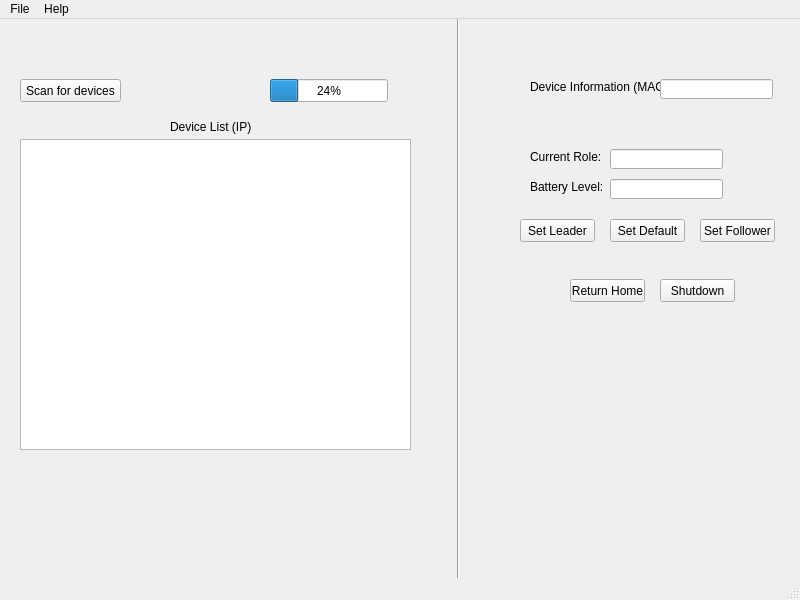
<?xml version="1.0" encoding="UTF-8"?>
<ui version="4.0">
 <class>RegistrationWindow</class>
 <widget class="QMainWindow" name="RegistrationWindow">
  <property name="geometry">
   <rect>
    <x>0</x>
    <y>0</y>
    <width>800</width>
    <height>600</height>
   </rect>
  </property>
  <property name="windowTitle">
   <string>MainWindow</string>
  </property>
  <widget class="QWidget" name="centralwidget">
   <widget class="QTableView" name="deviceTable">
    <property name="geometry">
     <rect>
      <x>20</x>
      <y>120</y>
      <width>391</width>
      <height>311</height>
     </rect>
    </property>
   </widget>
   <widget class="QPushButton" name="setLeaderButton">
    <property name="geometry">
     <rect>
      <x>520</x>
      <y>200</y>
      <width>75</width>
      <height>23</height>
     </rect>
    </property>
    <property name="text">
     <string>Set Leader</string>
    </property>
   </widget>
   <widget class="QPushButton" name="setFollowerButton">
    <property name="geometry">
     <rect>
      <x>700</x>
      <y>200</y>
      <width>75</width>
      <height>23</height>
     </rect>
    </property>
    <property name="text">
     <string>Set Follower</string>
    </property>
   </widget>
   <widget class="QPushButton" name="scanButton">
    <property name="geometry">
     <rect>
      <x>20</x>
      <y>60</y>
      <width>101</width>
      <height>23</height>
     </rect>
    </property>
    <property name="text">
     <string>Scan for devices</string>
    </property>
   </widget>
   <widget class="QProgressBar" name="progressScan">
    <property name="geometry">
     <rect>
      <x>270</x>
      <y>60</y>
      <width>118</width>
      <height>23</height>
     </rect>
    </property>
    <property name="value">
     <number>24</number>
    </property>
   </widget>
   <widget class="QPushButton" name="setDefaultButton">
    <property name="geometry">
     <rect>
      <x>610</x>
      <y>200</y>
      <width>75</width>
      <height>23</height>
     </rect>
    </property>
    <property name="text">
     <string>Set Default</string>
    </property>
   </widget>
   <widget class="QPushButton" name="shutdownButton">
    <property name="geometry">
     <rect>
      <x>660</x>
      <y>260</y>
      <width>75</width>
      <height>23</height>
     </rect>
    </property>
    <property name="text">
     <string>Shutdown</string>
    </property>
   </widget>
   <widget class="Line" name="line">
    <property name="geometry">
     <rect>
      <x>433</x>
      <y>-80</y>
      <width>51</width>
      <height>671</height>
     </rect>
    </property>
    <property name="orientation">
     <enum>Qt::Vertical</enum>
    </property>
   </widget>
   <widget class="QLabel" name="label">
    <property name="geometry">
     <rect>
      <x>170</x>
      <y>100</y>
      <width>81</width>
      <height>16</height>
     </rect>
    </property>
    <property name="text">
     <string>Device List (IP)</string>
    </property>
   </widget>
   <widget class="QLabel" name="label_2">
    <property name="geometry">
     <rect>
      <x>530</x>
      <y>60</y>
      <width>131</width>
      <height>16</height>
     </rect>
    </property>
    <property name="text">
     <string>Device Information (MAC)</string>
    </property>
   </widget>
   <widget class="QLabel" name="label_3">
    <property name="geometry">
     <rect>
      <x>530</x>
      <y>160</y>
      <width>81</width>
      <height>16</height>
     </rect>
    </property>
    <property name="text">
     <string>Battery Level:</string>
    </property>
   </widget>
   <widget class="QLineEdit" name="batteryField">
    <property name="geometry">
     <rect>
      <x>610</x>
      <y>160</y>
      <width>113</width>
      <height>20</height>
     </rect>
    </property>
   </widget>
   <widget class="QLineEdit" name="macField">
    <property name="geometry">
     <rect>
      <x>660</x>
      <y>60</y>
      <width>113</width>
      <height>20</height>
     </rect>
    </property>
   </widget>
   <widget class="QLabel" name="label_4">
    <property name="geometry">
     <rect>
      <x>530</x>
      <y>130</y>
      <width>81</width>
      <height>16</height>
     </rect>
    </property>
    <property name="text">
     <string>Current Role: </string>
    </property>
   </widget>
   <widget class="QLineEdit" name="roleField">
    <property name="geometry">
     <rect>
      <x>610</x>
      <y>130</y>
      <width>113</width>
      <height>20</height>
     </rect>
    </property>
   </widget>
   <widget class="QPushButton" name="returnHomeButton">
    <property name="geometry">
     <rect>
      <x>570</x>
      <y>260</y>
      <width>75</width>
      <height>23</height>
     </rect>
    </property>
    <property name="text">
     <string>Return Home</string>
    </property>
   </widget>
  </widget>
  <widget class="QMenuBar" name="menubar">
   <property name="geometry">
    <rect>
     <x>0</x>
     <y>0</y>
     <width>800</width>
     <height>21</height>
    </rect>
   </property>
   <widget class="QMenu" name="menuExit">
    <property name="title">
     <string>File</string>
    </property>
    <addaction name="actionExit_2"/>
   </widget>
   <widget class="QMenu" name="menuHelp">
    <property name="title">
     <string>Help</string>
    </property>
    <addaction name="actionAbout"/>
   </widget>
   <addaction name="menuExit"/>
   <addaction name="menuHelp"/>
  </widget>
  <widget class="QStatusBar" name="statusbar"/>
  <action name="actionExit">
   <property name="text">
    <string>Exit</string>
   </property>
  </action>
  <action name="actionExit_2">
   <property name="text">
    <string>Exit</string>
   </property>
  </action>
  <action name="actionAbout">
   <property name="text">
    <string>About</string>
   </property>
  </action>
 </widget>
 <resources/>
 <connections/>
</ui>
